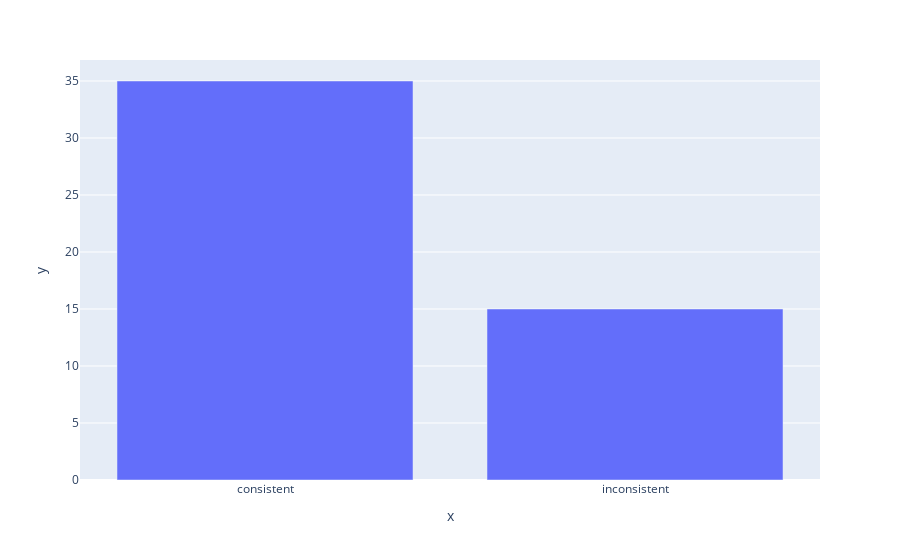

Notebook code for this chart:
### Markdown cell above
##### If a paper is labeled as all "Yes" or all "No" it is considered consistent. If not, it is inconsistent. This does not include "Not sure (skip)."

### Code cell
label_counter = defaultdict(defaultdict)
for index, row in df.iterrows():
    hit_id = row["HitId"]
    label = row["category.labels"][2:-2]
    if label != "Not sure (skip)":
        label_counter[hit_id] [label] = 1 + label_counter[hit_id].get(label, 0)
labels_count = []
for hit_id, label_dict in label_counter.items():
    labels_count.append(len(label_dict))
fig5 = px.bar( x = ["consistent", "inconsistent"], y = [labels_count.count(1), labels_count.count(2) + labels_count.count(3)])
fig5.show("svg")
fig5

### Figure 1 — Plotly figure (JSON) as saved in the notebook; plotly's stock layout.template omitted (floating-point values rounded to 4 significant figures)
{"data": [{"alignmentgroup": "True", "hovertemplate": "x=%{x}<br>y=%{y}<extra></extra>", "legendgroup": "", "marker": {"color": "#636efa", "pattern": {"shape": ""}}, "name": "", "offsetgroup": "", "orientation": "v", "showlegend": false, "textposition": "auto", "type": "bar", "x": ["consistent", "inconsistent"], "xaxis": "x", "y": [35, 15], "yaxis": "y"}], "layout": {"autosize": true, "barmode": "relative", "legend": {"tracegroupgap": 0}, "margin": {"t": 60}, "xaxis": {"anchor": "y", "autorange": true, "domain": [0, 1], "range": [-0.5, 1.5], "title": {"text": "x"}, "type": "category"}, "yaxis": {"anchor": "x", "autorange": true, "domain": [0, 1], "range": [0, 36.84], "title": {"text": "y"}, "type": "linear"}}}
